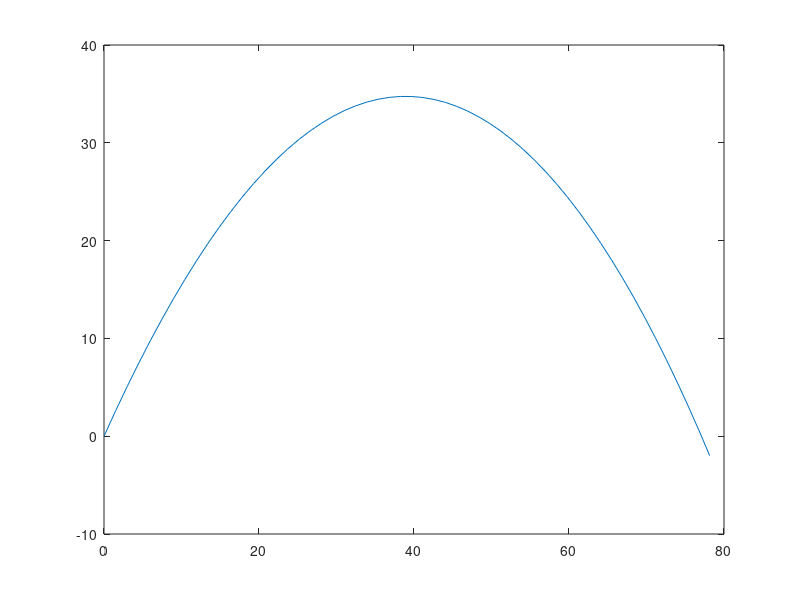

Write the MATLAB code that produced this figure.
% Rocket Parameters
m = 40/1000; %kg
A = 5.0*10^-4; %m
v0 = 30; % m/s
theta = 60; %deg, launch angle
p = 1.0583; %density at 5000 ft
Cd = 0.1; 
t = 0;
dt = 0.1;
g = 9.8; %m/s^2

% Position and Velocity 
x = [];
y = [];
vx = [];
vy = []; 
v0x = v0*cosd(theta);
v0y = v0*sind(theta);
x(1) = 0;
y(1) = 0;
vx(1)= v0x;
vy(1)= v0y;

for i = 1:1000000
    x(i+1) = x(i) + vx(i)*dt;
    y(i+1) = y(i) + vy(i)*dt;
    v = sqrt(vx(i)^2 + vy(i)^2)'; 
    Fd = 0.5*p*A*v^2*Cd; %Drag force equation

    Fdx = Fd*(vx(i)/v);
    Fdy = Fd*(vy(i)/v);
    vx(i+1) = vx(i) + dt*(-Fdx/m);
    vy(i+1) = vy(i) + dt*((-Fdy/m)-g);

    if y(i+1) < 0
        break
    end
end
    plot (x,y)



